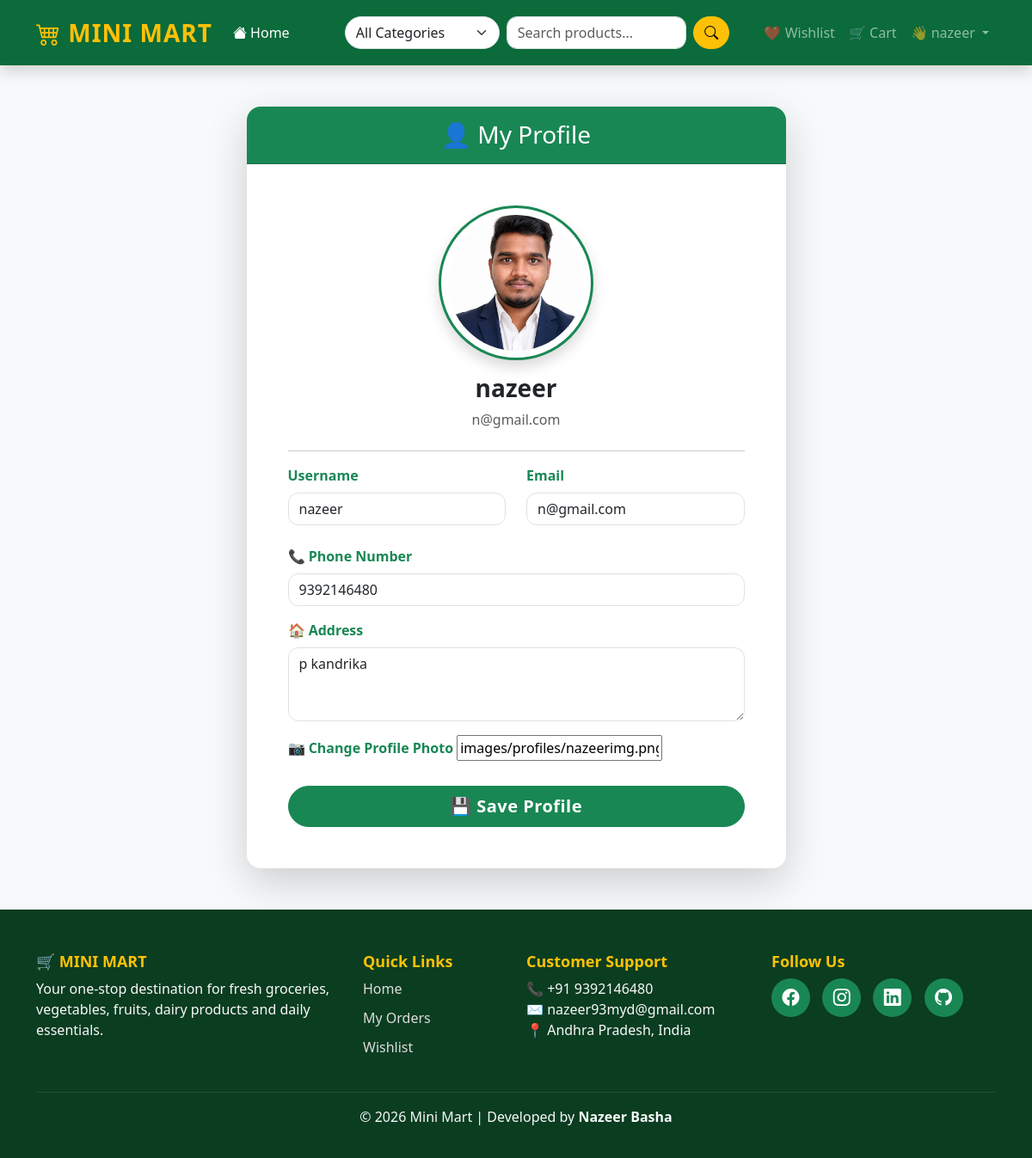
/accounts/profile/ (signed in), run on the app's committed database.
### accounts/models.py (models this page shows, shortened)
class Profile(models.Model):
    user = models.OneToOneField(
        User,
        on_delete=models.CASCADE
    )
    phone = models.CharField(
        max_length=15,
        blank=True
    )
    address = models.TextField(
        blank=True
    )
    profile_image = models.CharField(
    max_length=255,
    default="images/profiles/default.png"
    )

### accounts/views.py (the view)
@login_required
def profile(request):
    profile = request.user.profile
    if request.method == "POST":
        form = ProfileForm(
            request.POST,
            request.FILES,
            instance=profile
        )
        if form.is_valid():
            form.save()
            return redirect("profile")
    else:
        form = ProfileForm(instance=profile)
    return render(
        request,
        "profile.html",
        {
            "form": form
        }
    )

### accounts/forms.py
class ProfileForm(forms.ModelForm):
    class Meta:
        model = Profile
        fields = [
            "phone",
            "address",
            "profile_image",
        ]
        widgets = {
            "phone": forms.TextInput(attrs={
                "class": "form-control",
                "placeholder": "Phone Number"
            }),
            "address": forms.Textarea(attrs={
                "class": "form-control",
                "rows": 3,
                "placeholder": "Address"
            }),
        }

### templates/profile.html (shortened to what this page needs)
{% extends 'base.html' %}
{% load static %}
{% block content %}
<div class="container mt-5 mb-5">
    <div class="row justify-content-center">
        <div class="col-lg-7">
            <div class="card profile-card shadow-lg border-0 rounded-4">
                <div class="card-header bg-success text-white text-center py-3">
                    <h3 class="mb-0">
                        👤 My Profile
                    </h3>
                </div>
                <div class="card-body p-5">
                    <div class="text-center mb-4">
                        {% if user.profile.profile_image %}
                        <img src="{% static user.profile.profile_image %}"
                             class="rounded-circle shadow border border-3 border-success"
                             style="width:180px;height:180px;object-fit:cover;">
                        {% else %}
                        <img src="{% static 'images/default_profile.png' %}"
                             class="rounded-circle shadow border border-3 border-success"
                             style="width:180px;height:180px;object-fit:cover;">
                        {% endif %}
                        <h3 class="mt-3 fw-bold">
                            {{ user.username }}
                        </h3>
                        <p class="text-muted">
                            {{ user.email }}
                        </p>
                    </div>
                    <hr>
                    <div class="row mb-4">
                        <div class="col-md-6">
                            <label class="form-label fw-bold">
                                Username
                            </label>
                            <input
                                class="form-control"
                                value="{{ user.username }}"
                                readonly>
                        </div>
                        <div class="col-md-6">
                            <label class="form-label fw-bold">
                                Email
                            </label>
                            <input
                                class="form-control"
                                value="{{ user.email }}"
                                readonly>
                        </div>
                    </div>
                    <form method="POST"
                          enctype="multipart/form-data">
                        <div class="mb-3">
                            <label class="form-label fw-bold">
                                📞 Phone Number
                            </label>
                            {{ form.phone }}
                        </div>
                        <div class="mb-3">
                            <label class="form-label fw-bold">
                                🏠 Address
                            </label>
                            {{ form.address }}
                        </div>
                        <div class="mb-4">
                            <label class="form-label fw-bold">
                                📷 Change Profile Photo
                            </label>
                            {{ form.profile_image }}
                        </div>
                        <button
                            class="btn btn-success btn-lg w-100 rounded-pill">
                            💾 Save Profile
                        </button>
                    </form>
                </div>
            </div>
        </div>
    </div>
</div>
{% endblock %}

### templates/base.html (shortened to what this page needs)
{% load static %}
<!DOCTYPE html>
<html lang="en">
<head>
    <link href="https://cdn.jsdelivr.net/npm/bootstrap@5.3.3/dist/css/bootstrap.min.css"
          rel="stylesheet">
    <link rel="stylesheet"
          href="https://cdn.jsdelivr.net/npm/bootstrap-icons@1.11.3/font/bootstrap-icons.min.css">
    <link rel="stylesheet" href="{% static 'css/style.css' %}">
</head>
<body class="bg-light">
<nav class="navbar navbar-expand-lg navbar-dark bg-success shadow">
    <div class="container">
        <a class="navbar-brand fw-bold fs-3 text-warning" href="/">
            <i class="bi bi-cart4"></i> MINI MART
        </a>
        <div class="collapse navbar-collapse" id="navbarNav">
            <ul class="navbar-nav me-4">
                <li class="nav-item">
                    <a class="nav-link active" href="/">
                        <i class="bi bi-house-fill"></i> Home
                    </a>
                </li>
            </ul>
            <form class="d-flex mx-auto w-50"
                  method="GET"
                  action="/">
                <select class="form-select me-2"
                        name="category"
                        style="max-width:180px;">
                    <option value="">All Categories</option>
                </select>
                <input
                    type="search"
                    class="form-control me-2"
                    name="q"
                    value="{{ query|default:'' }}"
                    placeholder="Search products...">
                <button
                    class="btn btn-warning"
                    type="submit">
                    <i class="bi bi-search"></i>
                </button>
            </form>
            <ul class="navbar-nav align-items-center">
                <li class="nav-item">
                    <a class="nav-link" href="{% url 'my_wishlist' %}">
                        ❤️ Wishlist
                    </a>
                </li>
                <li class="nav-item">
                    <a class="nav-link" href="#">
                        🛒 Cart
                    </a>
                </li>
                {% if user.is_authenticated %}
                <li class="nav-item dropdown">
                    <a class="nav-link dropdown-toggle"
                       href="#"
                       role="button"
                       data-bs-toggle="dropdown">
                        👋 {{ user.first_name|default:user.username }}
                    </a>
                </li>
                {% endif %}
            </ul>
        </div>
    </div>
</nav>
<div class="container mt-4">
    {% block content %}
    {% endblock %}
</div>
<footer class="footer mt-5">
    <div class="container">
        <div class="row gy-4">
            <div class="col-lg-4">
                <h3 class="fw-bold text-warning">
                    🛒 MINI MART
                </h3>
                <p class="text-light">
                    Your one-stop destination for fresh groceries,
                    vegetables, fruits, dairy products and daily essentials.
                </p>
            </div>
            <div class="col-lg-2">
                <h5 class="text-warning">
                    Quick Links
                </h5>
                <ul class="list-unstyled">
                    <li>
                        <a href="/" class="footer-link">
                            Home
                        </a>
                    </li>
                    <li>
                        <a href="{% url 'my_orders' %}" class="footer-link">
                            My Orders
                        </a>
                    </li>
                    <li>
                        <a href="/wishlist/" class="footer-link">
                            Wishlist
                        </a>
                    </li>
                </ul>
            </div>
            <div class="col-lg-3">
                <h5 class="text-warning">
                    Customer Support
                </h5>
                <ul class="list-unstyled">
                    <li class="text-light">
                        📞 +91 9392146480
                    </li>
                    <li class="text-light">
                        ✉ nazeer93myd@gmail.com
                    </li>
                    <li class="text-light">
                        📍 Andhra Pradesh, India
                    </li>
                </ul>
            </div>
            <div class="col-lg-3">
                <h5 class="text-warning">
                    Follow Us
                </h5>
                <a href="#" class="social-icon">
                    <i class="bi bi-facebook"></i>
                </a>
                <a href="#" class="social-icon">
                    <i class="bi bi-instagram"></i>
                </a>
                <a href="#" class="social-icon">
                    <i class="bi bi-linkedin"></i>
                </a>
                <a href="#" class="social-icon">
                    <i class="bi bi-github"></i>
                </a>
            </div>
        </div>
        <hr class="border-secondary mt-4">
        <div class="text-center text-light pb-3">
            © 2026 Mini Mart | Developed by <strong>Nazeer Basha</strong>
        </div>
    </div>
</footer>
</body>
</html>

### static/css/style.css (style rules this page uses)
.navbar { padding:15px; background:#0b6b3a !important; }
.card { border:none; border-radius:15px; transition:.3s; overflow:hidden; }
.card img { height:220px; object-fit:cover; }
.btn-success { border-radius:10px; }
.card img { height:180px; width:100%; object-fit:contain; background:#fff; padding:15px; }
.card { border: none; border-radius: 12px; }
.card img { height: 170px; object-fit: contain; padding: 8px; background: white; }
body { background: #f5f7fa; }
.btn-success { border-radius: 8px; }
.card-header { font-weight: bold; }
.navbar { padding: 12px 0; }
.navbar-brand { letter-spacing: 1px; }
.nav-link { font-weight: 500; transition: 0.3s; }
.form-control, .form-select { border-radius: 30px; }
.btn-warning { border-radius: 30px; font-weight: 600; }
.footer { background:#0b3d20 !important; color:#fff !important; padding:50px 0 20px; margin-top:60px; }
.footer h3, .footer h5 { color:#ffc107; font-weight:700; }
.footer p, .footer li { color:#ddd; }
.footer-link { color:#ddd; text-decoration:none; display:block; margin-bottom:10px; transition:0.3s; }
.social-icon { display:inline-flex; justify-content:center; align-items:center; width:45px; height:45px; border-radius:50%; background:#198754; color:#fff; text-decoration:none; font-size:20px; margin-right:10px; transition:.3s; }
.footer hr { border-color:rgba(255,255,255,.2); }
.footer .text-center { color:#ccc; }
.profile-card { border-radius:20px; }
.profile-card img { transition:.3s; }
.form-control { border-radius:12px; }
.form-label { color:#198754; font-weight:600; }
.btn-success { font-weight:600; letter-spacing:.5px; }
.text-warning { font-size:18px; }

### data on the page
Profile: phone "9392146480", address "p kandrika", profile_image "images/profiles/nazeerimg.png"

### other printed values
{{ user.first_name|default:user.username }} "nazeer"
{{ user.username }} "nazeer"
{{ user.email }} "n@gmail.com"
